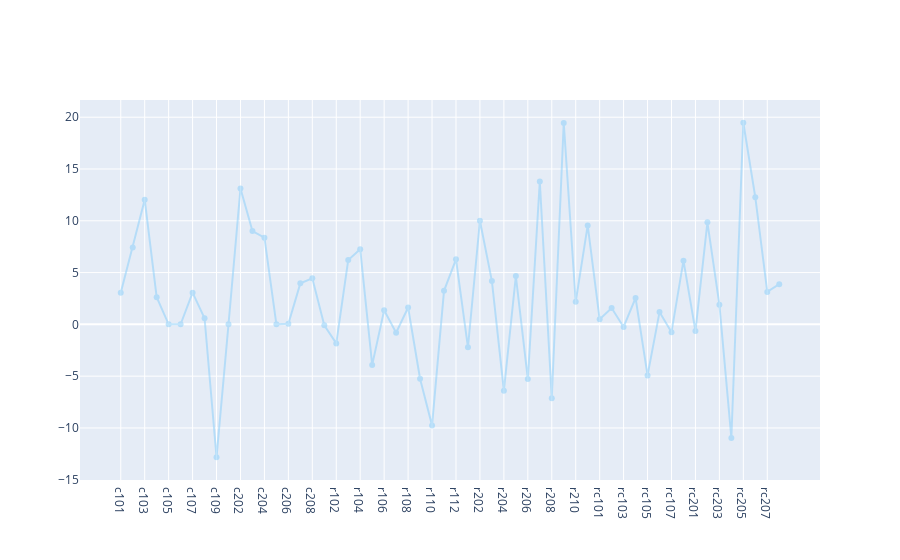

Notebook source saved alongside this figure:
### Code cell
fig = go.Figure()
fig.add_trace(go.Scatter(x=df['case'],
            y=df['TOTALCOST'],
            mode='markers+lines',
            opacity=0.5,
            showlegend=False,              
            visible=True,
            # textposition='top center',
            # texttemplate='%{y:.2f}',
            textfont=dict(size=15),
            hoverlabel=dict(bgcolor='#0000ff',
                            bordercolor='#4682b4',
                            font=dict(color='#FFFFFF'),
                            ),
            line=dict(color='#87cefa'),
            name='distance'))

### Figure 1 — Plotly figure (JSON) as saved in the notebook; plotly's stock layout.template omitted (floating-point values rounded to 4 significant figures)
{"data": [{"hoverlabel": {"bgcolor": "#0000ff", "bordercolor": "#4682b4", "font": {"color": "#FFFFFF"}}, "line": {"color": "#87cefa"}, "mode": "markers+lines", "name": "distance", "opacity": 0.5, "showlegend": false, "textfont": {"size": 15}, "type": "scatter", "visible": true, "x": ["c101", "c102", "c103", "c104", "c105", "c106", "c107", "c108", "c109", "c201", "c202", "c203", "c204", "c205", "c206", "c207", "c208", "r101", "r102", "r103", "r104", "r105", "r106", "r107", "r108", "r109", "r110", "r111", "r112", "r201", "r202", "r203", "r204", "r205", "r206", "r207", "r208", "r209", "r210", "r211", "rc101", "rc102", "rc103", "rc104", "rc105", "rc106", "rc107", "rc108", "rc201", "rc202", "rc203", "rc204", "rc205", "rc206", "rc207", "rc208"], "y": [3.061, 7.418, 12.04, 2.624, 1.371e-14, 0, 3.061, 0.5936, -12.83, 0, 13.12, 9.011, 8.374, -1.866e-14, 0.0651, 3.961, 4.445, -0.08487, -1.839, 6.211, 7.264, -3.913, 1.367, -0.8112, 1.632, -5.25, -9.758, 3.237, 6.284, -2.212, 10.01, 4.177, -6.401, 4.664, -5.273, 13.8, -7.135, 19.45, 2.181, 9.555, 0.4885, 1.579, -0.2486, 2.546, -4.927, 1.185, -0.75, 6.153, -0.6383, 9.854, 1.899, -10.97, 19.47, 12.27, 3.134, 3.882]}], "layout": {}}
